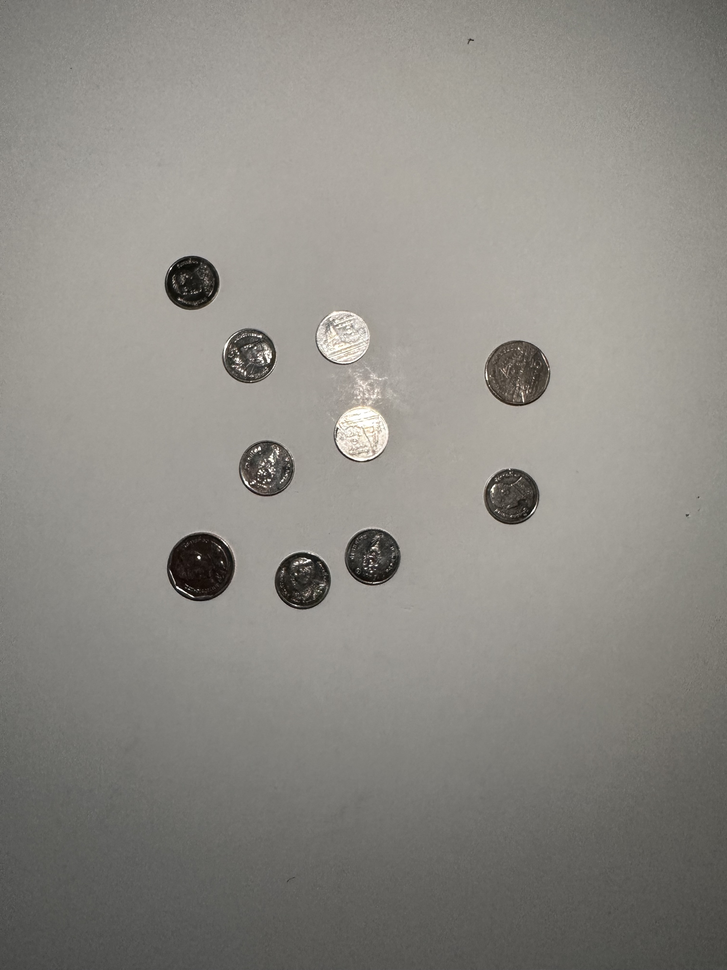
#> input picture MicrosoftTeams-image (4).png, 727 x 970 px, shrunk from 2448 x 3264 before the run
$ python coin.py
#> lines starting #> are read from the running program, lines starting #| are printed output that depends on the picture; after the words box and inside, x2 and y2 are one past the last pixel; in counts of white or black regions, pixels touching at a corner belong together
import matplotlib.pyplot as plt
import cv2 as cv
import numpy as np
img = cv.imread("MicrosoftTeams-image (4).png")
#> img is the input picture: shape (970, 727, 3); mean B, G, R 132.1, 137.8, 140.3
img_grey = cv.cvtColor(img,cv.COLOR_BGR2GRAY)
imh = img.shape[0]
#> imh = 970
imw = img.shape[1]
#> imw = 727
binary = np.zeros((imh,imw),dtype=np.uint8)
for i in range(imh):
    for k in range(imw):
        if img_grey[i,k] > 80 :
            binary[i,k] = 255
        else :
            binary[i,k] = 0
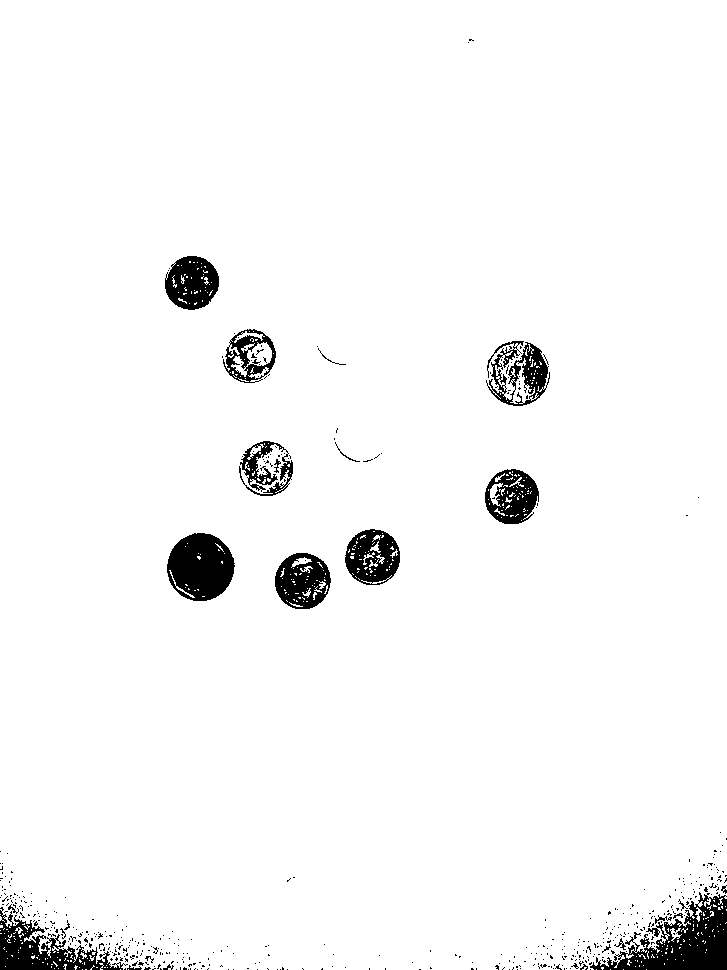
#> binary: shape (970, 727); 96.4% white; 521 black regions (496 under 20 px), largest, box (x1, y1, x2, y2) and area: (590, 892, 727, 970) 4772, (167, 533, 235, 601) 3458, (0, 907, 128, 970) 3002
plt.imshow(binary , cmap="gray")
plt.show()

$ run again, with MicrosoftTeams-image (3).png copied over MicrosoftTeams-image (4).png
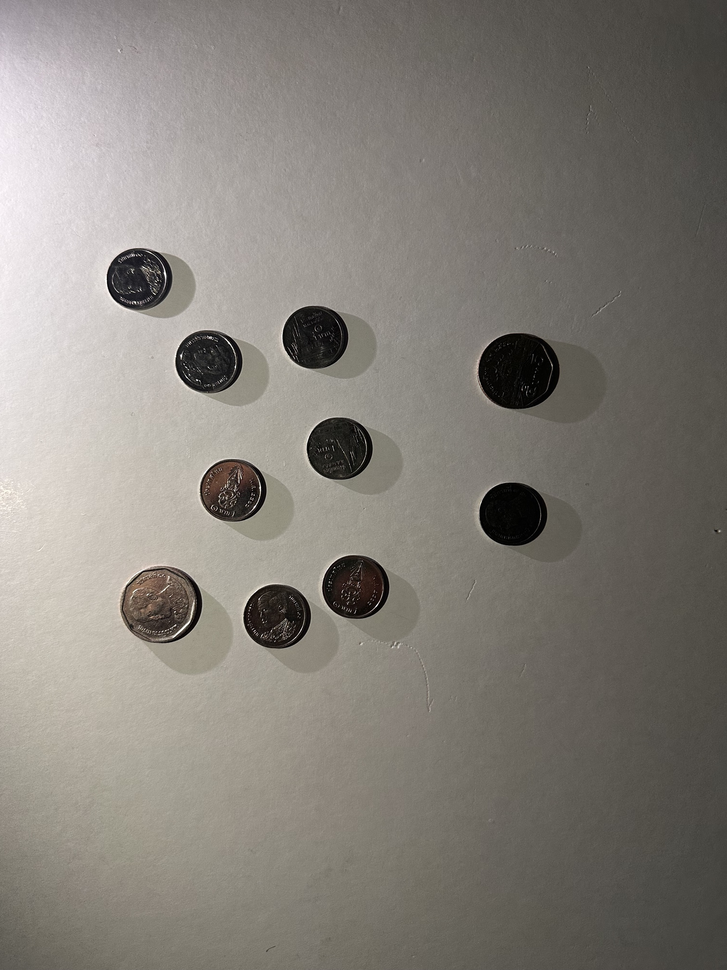
#> input picture MicrosoftTeams-image (3).png, 727 x 970 px, shrunk from 2082 x 2776 before the run
#> img is the input picture: shape (970, 727, 3); mean B, G, R 120.7, 127.5, 132
#> after the loop `for i in range(imh):`:
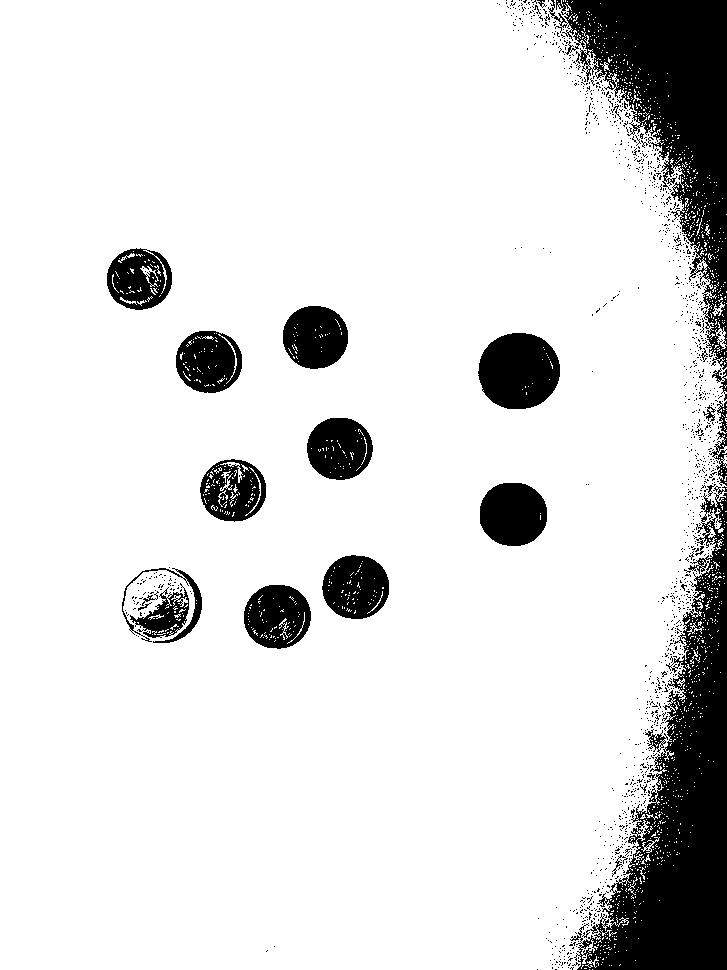
#> binary: shape (970, 727); 87.1% white; 1300 black regions (1271 under 20 px), largest, box (x1, y1, x2, y2) and area: (570, 486, 727, 970) 30379, (548, 0, 727, 370) 24493, (478, 333, 560, 409) 4933
